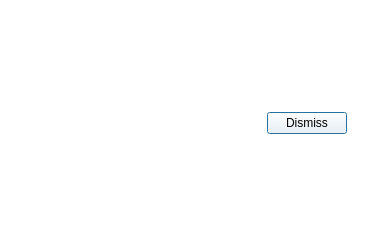
<?xml version="1.0" encoding="UTF-8"?>
<ui version="4.0">
 <class>DetailsDialogBase</class>
 <widget class="QDialog" name="DetailsDialogBase">
  <property name="geometry">
   <rect>
    <x>0</x>
    <y>0</y>
    <width>365</width>
    <height>229</height>
   </rect>
  </property>
  <property name="windowTitle">
   <string>MLA Paddock Power | Details</string>
  </property>
  <property name="toolTip">
   <string>View the details of this feature</string>
  </property>
  <property name="styleSheet">
   <string notr="true">background-color: rgb(255, 255, 255);</string>
  </property>
  <property name="modal">
   <bool>false</bool>
  </property>
  <layout class="QVBoxLayout" name="verticalLayout" stretch="1,0">
   <property name="spacing">
    <number>6</number>
   </property>
   <property name="leftMargin">
    <number>9</number>
   </property>
   <property name="topMargin">
    <number>9</number>
   </property>
   <property name="rightMargin">
    <number>9</number>
   </property>
   <property name="bottomMargin">
    <number>9</number>
   </property>
   <item>
    <layout class="QVBoxLayout" name="detailsLayout">
     <property name="leftMargin">
      <number>9</number>
     </property>
     <property name="topMargin">
      <number>9</number>
     </property>
     <property name="rightMargin">
      <number>9</number>
     </property>
     <property name="bottomMargin">
      <number>9</number>
     </property>
    </layout>
   </item>
   <item>
    <layout class="QHBoxLayout" name="horizontalLayout" stretch="0,0">
     <property name="leftMargin">
      <number>9</number>
     </property>
     <property name="topMargin">
      <number>9</number>
     </property>
     <property name="rightMargin">
      <number>9</number>
     </property>
     <property name="bottomMargin">
      <number>9</number>
     </property>
     <item>
      <spacer name="horizontalSpacer">
       <property name="orientation">
        <enum>Qt::Horizontal</enum>
       </property>
       <property name="sizeHint" stdset="0">
        <size>
         <width>40</width>
         <height>20</height>
        </size>
       </property>
      </spacer>
     </item>
     <item>
      <widget class="QPushButton" name="dismissButton">
       <property name="text">
        <string>Dismiss</string>
       </property>
      </widget>
     </item>
    </layout>
   </item>
  </layout>
 </widget>
 <resources/>
 <connections/>
</ui>
